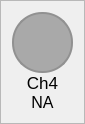
                     <widget class="QFrame" name="frame_ch4">
                      <property name="maximumSize">
                       <size>
                        <width>80</width>
                        <height>150</height>
                       </size>
                      </property>
                      <property name="styleSheet">
                       <string notr="true"/>
                      </property>
                      <property name="frameShape">
                       <enum>QFrame::StyledPanel</enum>
                      </property>
                      <property name="frameShadow">
                       <enum>QFrame::Raised</enum>
                      </property>
                      <layout class="QVBoxLayout" name="verticalLayout_10">
                       <property name="spacing">
                        <number>0</number>
                       </property>
                       <item>
                        <widget class="QFrame" name="frame_ch4_color">
                         <property name="sizePolicy">
                          <sizepolicy hsizetype="Fixed" vsizetype="Fixed">
                           <horstretch>0</horstretch>
                           <verstretch>0</verstretch>
                          </sizepolicy>
                         </property>
                         <property name="minimumSize">
                          <size>
                           <width>61</width>
                           <height>61</height>
                          </size>
                         </property>
                         <property name="maximumSize">
                          <size>
                           <width>1000</width>
                           <height>61</height>
                          </size>
                         </property>
                         <property name="sizeIncrement">
                          <size>
                           <width>1</width>
                           <height>1</height>
                          </size>
                         </property>
                         <property name="styleSheet">
                          <string notr="true">border: 2px solid rgb(145, 145, 145);
border-radius: 30px;
background-color: rgb(169, 169, 169)</string>
                         </property>
                         <property name="frameShape">
                          <enum>QFrame::StyledPanel</enum>
                         </property>
                         <property name="frameShadow">
                          <enum>QFrame::Raised</enum>
                         </property>
                        </widget>
                       </item>
                       <item>
                        <widget class="QLabel" name="label_ch4">
                         <property name="minimumSize">
                          <size>
                           <width>61</width>
                           <height>0</height>
                          </size>
                         </property>
                         <property name="maximumSize">
                          <size>
                           <width>16777215</width>
                           <height>30</height>
                          </size>
                         </property>
                         <property name="font">
                          <font>
                           <pointsize>13</pointsize>
                           <italic>false</italic>
                           <bold>false</bold>
                          </font>
                         </property>
                         <property name="text">
                          <string>Ch4</string>
                         </property>
                         <property name="alignment">
                          <set>Qt::AlignCenter</set>
                         </property>
                        </widget>
                       </item>
                       <item>
                        <widget class="QLabel" name="label_ch4_value">
                         <property name="minimumSize">
                          <size>
                           <width>61</width>
                           <height>0</height>
                          </size>
                         </property>
                         <property name="maximumSize">
                          <size>
                           <width>16777215</width>
                           <height>30</height>
                          </size>
                         </property>
                         <property name="font">
                          <font>
                           <pointsize>12</pointsize>
                           <italic>false</italic>
                           <bold>false</bold>
                          </font>
                         </property>
                         <property name="styleSheet">
                          <string notr="true">font:12pt</string>
                         </property>
                         <property name="text">
                          <string>NA</string>
                         </property>
                         <property name="alignment">
                          <set>Qt::AlignCenter</set>
                         </property>
                        </widget>
                       </item>
                      </layout>
                     </widget>
